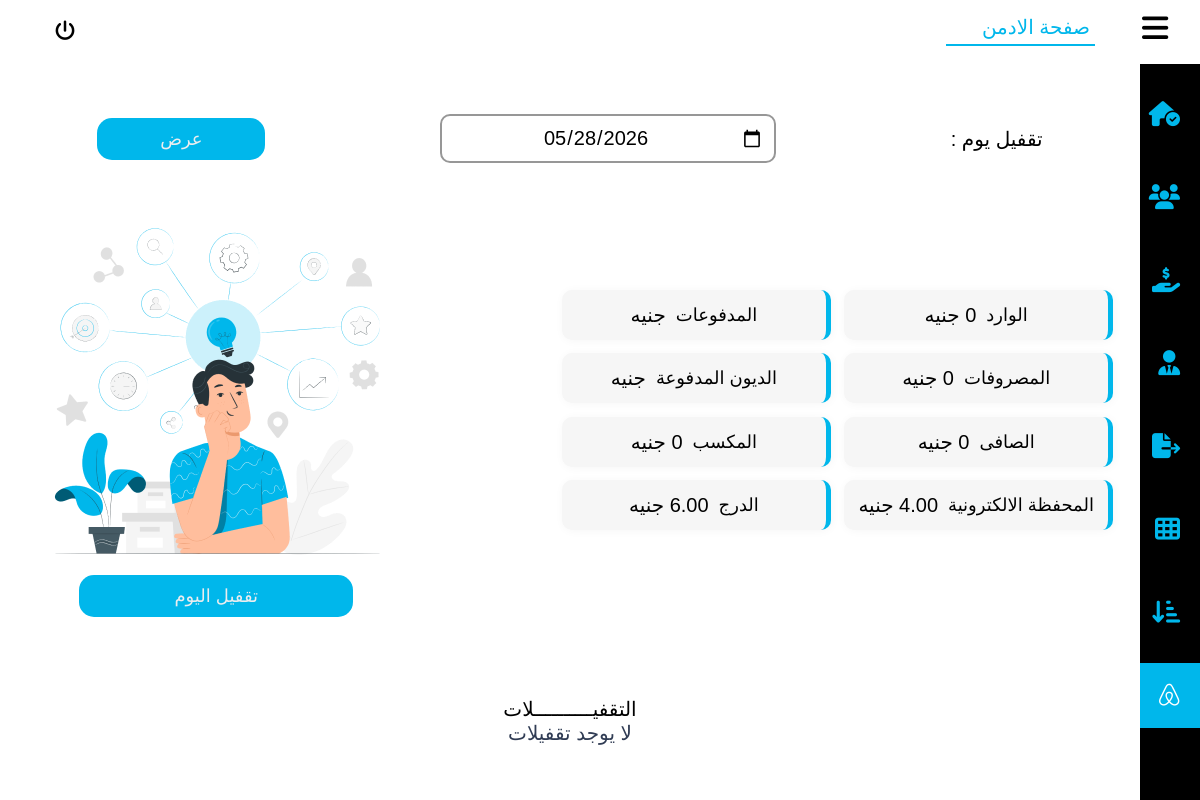
Page /daycome on the earlier database version.
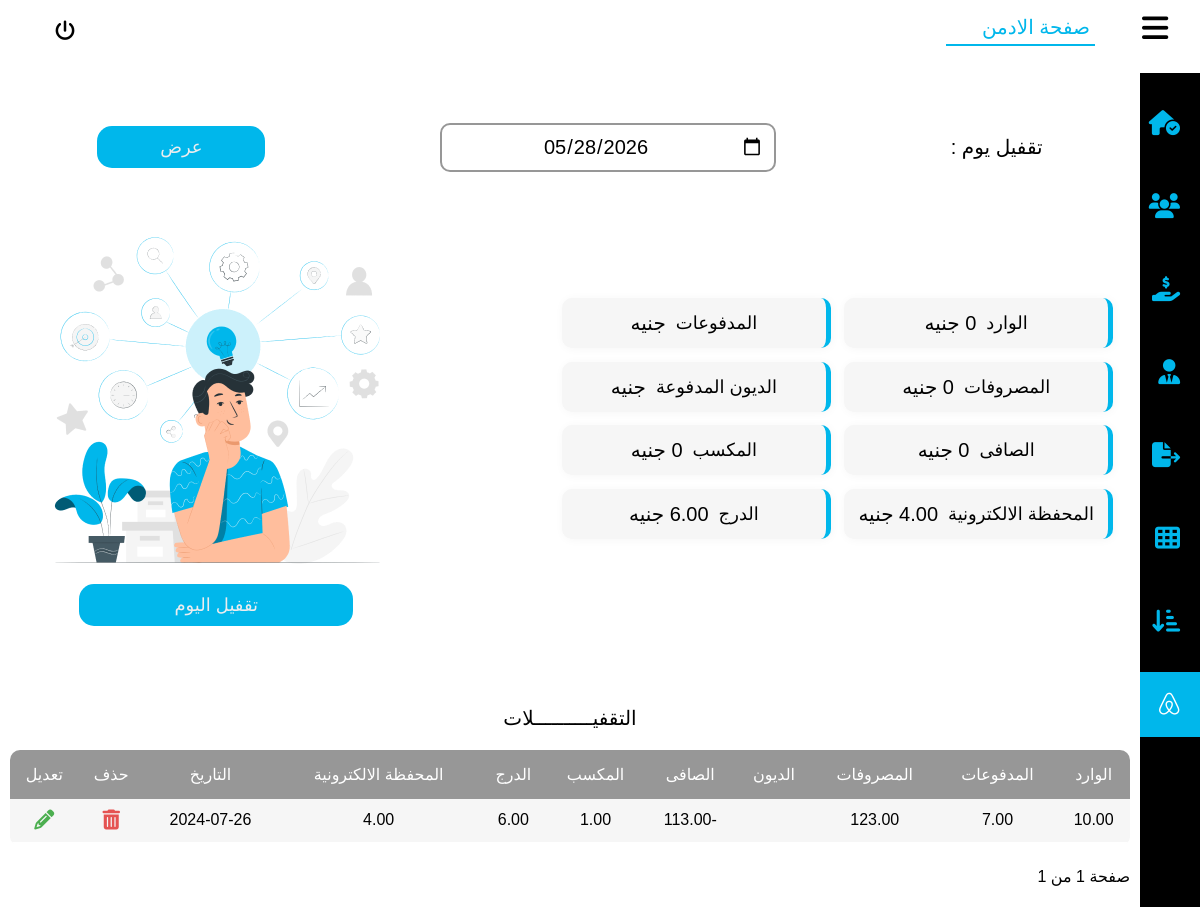
Same page on the later database version.
### user/models.py (models this page shows)
class Daycome(models.Model):
    date = models.DateTimeField(blank=True, null=True)
    income = models.DecimalField(max_digits=10, decimal_places=2, blank=True, null=True)
    loses = models.DecimalField(max_digits=10, decimal_places=2, blank=True, null=True)
    payments = models.DecimalField(max_digits=10, decimal_places=2, blank=True, null=True)
    net_profit = models.DecimalField(max_digits=10, decimal_places=2, blank=True, null=True)
    win = models.DecimalField(max_digits=10, decimal_places=2, blank=True, null=True)
    cash = models.DecimalField(max_digits=10, decimal_places=2, blank=True, null=True)
    wallet = models.DecimalField(max_digits=10, decimal_places=2, blank=True, null=True)

### user/views.py (the view)
# urls.py: path('daycome',views.daycome, name='daycome' ),
def daycome(request):
    safe = get_object_or_404(Safe, id=1)
    today = date.today()
    today_profits_qs = Sale.objects.filter(date=today)
    today_loses_qs = Lose.objects.filter(date=today)
    total_profits = today_profits_qs.aggregate(Sum('paid'))['paid__sum'] or 0
    total_loses = today_loses_qs.aggregate(Sum('lose_money'))['lose_money__sum'] or 0
    net_profit = total_profits - total_loses
    total_win = (
        Sale.objects.filter(date=today)
        .annotate(win=ExpressionWrapper(F('sale_price') - F('item__price'), output_field=DecimalField()))
        .aggregate(Sum('win'))['win__sum'] or 0
    )
    page = request.GET.get('page')
    comes_list = paginate(Daycome.objects.all().order_by("-date"), page, per_page=30)
    if "dayCome" in request.POST:
        return _handle_daycome_create(request)
    if 'search' in request.POST:
        search_input = request.POST.get('searchInput')
        comes_list = list(Daycome.objects.filter(Q(date__icontains=search_input)))
    context = {
        'total_profits': total_profits,
        'total_loses': total_loses,
        'net_profit': net_profit,
        'total_win': total_win,
        'today': today,
        'daycomes': comes_list,
        'today_profits': today_profits_qs,
        'today_loses': today_loses_qs,
        'safe': safe,
    }
    return render(request, 'daycome.html', context)

### user/views.py (called while the page is built)
def paginate(queryset, page, per_page=20):
    paginator = Paginator(queryset, per_page)
    try:
        return paginator.page(page)
    except PageNotAnInteger:
        return paginator.page(1)
    except EmptyPage:
        return paginator.page(paginator.num_pages)

### templates/daycome.html (shortened to what the changed rows need)
{% load static %}
<!DOCTYPE html>
<html lang="en">
<head>
    <link rel="stylesheet" href=" {% static "css/style.css" %} ">
    <link rel="stylesheet" href=" {% static "css/all.min.css" %} ">
    <link rel="stylesheet" href=" {% static "css/fontawesome.min.css" %} ">
</head>
<body>
    <div class="backcon">
        <div class="leftcon">
            <div class="status">
                <div class="addsell">
                <form method="post" action="" style="width: 100%;display: flex;align-items: center;justify-content: space-around;">
                        <h2 class="daytxt">تقفيل يوم : </h2>
                    </form>
                </div>
                <div class="statuscon">
                    <div class="statuscards">
                        <div id="dayincome" metadata='
                            <div style="width: 100%;color:#000;">
                                <table class="sellstable" style="width:100%;">
                                    <thead style="color:#000;">
                                        <tr style="color:#000;">
                                            <th style="color:#000;"><h3>اسم العميل</h3></th>
                                            <th style="color:#000;"><h3>المنتج</h3></th>
                                            <th style="color:#000;"><h3>المبلغ</h3></th>
                                            <th style="color:#000;"><h3>المدفوع</h3></th>
                                            <th style="color:#000;"><h3>التاريخ</h3></th>
                                        </tr>
                                    </thead>
                                    <tbody>
                                        </tbody>
                                    </table>
                        </div>'>
                            <h2>{{total_profits}} جنيه</h2>
                        </div>
                        <div id="">
                            <h2>{{payments}} جنيه</h2>
                        </div>
                        <div id="dayloses" metadata='
                        <div style="width: 100%;height: fit-content;">
                            <table class="sellstable" style="width:100%;">
                                <thead style="color:#000;">
                                    <tr>
                                        <th style="color:#000;"><h3>النوع</h3></th>
                                        <th style="color:#000;"><h3>المبلغ</h3></th>
                                        <th style="color:#000;"><h3>تاريخ</h3></th>
                                        <th style="color:#000;"><h3>ملاحظات</h3></th>
                                    </tr>
                                </thead>
                                <tbody>
                                    </tbody>
                                </table>
                        </div>'>
                            <h2>{{total_loses}} جنيه</h2>
                        </div>
                        <div id="">
                            <h2>{{total_supplier_pay}} جنيه</h2>
                        </div>
                        <div id="dayprofit">
                            {% if net_profit < 0 %}
                            <h2 style="color:red;">{{net_profit}} جنيه</h2>
                            {% else  %}
                            <h2>{{net_profit}} جنيه</h2>
                            {% endif %}
                        </div>
                        <div id="">
                            <h2>{{total_win}} جنيه</h2>
                        </div>
                        <div id="">
                            <h2>{{safe.wallet}} جنيه</h2>
                        </div>
                        <div id="">
                            <h2>{{safe.cash}} جنيه</h2>
                        </div>
                    </div>
                </div>
            </div>
            <div class="status">
                <h2>التقفيــــــــــلات</h2>
                <div style="width: 100%; overflow: scroll;">
                    {% if daycomes %}
                    <table class="sellstable">
                        <thead>
                            <tr>
                                <th>الوارد</th>
                                <th>المدفوعات</th>
                                <th>المصروفات</th>
                                <th>الديون</th>
                                <th>الصافى</th>
                                <th>المكسب</th>
                                <th>الدرج</th>
                                <th>المحفظة الالكترونية</th>
                                <th>التاريخ</th>
                                <th>حذف</th>
                                <th>تعديل</th>
                            </tr>
                        </thead>
                        <tbody>
                            {% for daycome in daycomes %}
                            <tr>
                                <td>{{daycome.income}}</td>
                                <td>{{daycome.payments}}</td>
                                <td>{{daycome.loses}}</td>
                                <td>{{daycome.total_supplier_pay}}</td>
                                {% if net_profit < 0 %}
                                <td style="color:red;">{{daycome.net_profit}}</td>
                                {% else  %}
                                <td>{{daycome.net_profit}}</td>
                                {% endif  %}
                                <td>{{daycome.win}}</td>
                                <td>{{daycome.cash}}</td>
                                <td>{{daycome.wallet}}</td>
                                <td>{{daycome.date|date:"20y-m-d"}}</td>
                                <td><button class="sellsdel" id="sellsdel" metadata='
                                    <form method="post" action="{% url "daycomeDelete" daycome.id %}" style="width: 100%;display: flex;align-items: center;justify-content: center;flex-direction: column;">
                                        {% csrf_token %}
                                        <div class="addsell" style="padding: 20px;flex-direction:column;">
                                            <h3 style="color:#3D4B64;">حذف التقفيل</h3>
                                            <br>
                                            <i class="fa-regular fa-trash-can" style="color: #ff3333;font-size: 100px;"></i>
                                            <br>
                                        </div>
                                        <button name="daycomeDelete" class="sellbtn">حذف</button>
                                    </form>
                                    '><i class="fa-solid fa-trash-can"></i></button></td>
                                    <td><button class="sellsup" id="sellsup" metadata='
                                        <form method="post" action="{% url "daycomeUpdate" daycome.id %}" style="width: 100%;display: flex;align-items: center;justify-content: center;flex-direction: column;">
                                            {% csrf_token %}
                                            <h3 style="color:#3D4B64;">تعديل التقفيل </h3>
                                            <div class="addsell">
                                                <div class="addsell">
                                                    <input type="hidden" name="date" value="{{ today|date:'Y-m-d' }}">
                                                    <div class="wraper" style="width: 20%;">
                                                        <div class="second">
                                                            <input value="{{daycome.income}}" min="0" name="total_profits" type="number" id="day_income2" class="search_bar" required>
                                                            <span>الوارد</span>
                                                        </div>
                                                    </div>
                                                    <div class="wraper" style="width: 20%;">
                                                        <div class="second">
                                                            <input value="{{daycome.loses}}" min="0" name="total_loses" type="number" onkeyup="daycheckfun2()" id="day_loses2" class="search_bar" required>
                                                            <span>المصروفات</span>
                                                        </div>
                                                    </div>
                                                    <div class="wraper" style="width: 20%;">
                                                        <div class="second">
                                                            <input value="{{daycome.net_profit}}" name="net_profit" type="number" id="day_remain2" class="search_bar" required>
                                                            <span>الصافى</span>
                                                        </div>
                                                    </div>
                                                </div>
                                        </div>
                                        <button name="daycomeUpdate" class="sellbtn">تعديل</button>
                                    </form>
                                    '><i class="fa-solid fa-pencil"></i></button></td>
                                </tr>
                                {% endfor %}
                            </tbody>
                        </table>
                        <div class="btnnav">
                            <div>
                                <p>صفحة {{ daycomes.number }} من {{ daycomes.paginator.num_pages }}</p>
                            </div>
                        </div>
                        {% else %}
                        <h2 style="width: 100%;text-align: center;color: #303C54;margin-bottom: 20px;">لا يوجد تقفيلات</h2>
                        {% endif %}
                </div>
            </div>
        </div>
    </div>
</body>
</html>

Differences in the rows shown:
added Daycome: income "10.00", payments "7.00", loses "123.00", net_profit "-113.00", win "1.00", cash "6.00", wallet "4.00", date "2024-07-26"
Other differences:
{{ daycomes.paginator.num_pages }}: (not shown) → "1"
text no longer shown: "لا يوجد تقفيلات"
text now shown: "الوارد المدفوعات المصروفات الديون الصافى المكسب الدرج المحفظة الالكترونية التاريخ حذف تعديل صفحة من"
